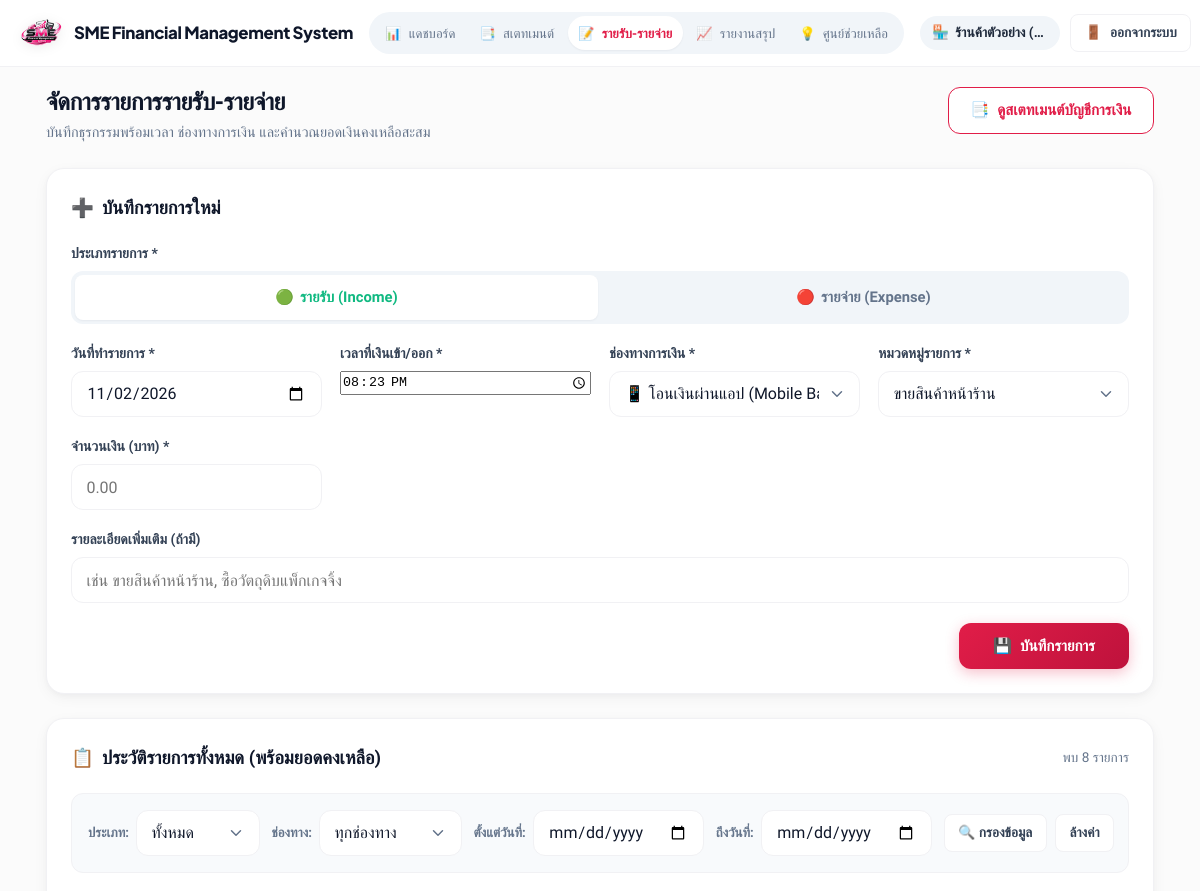
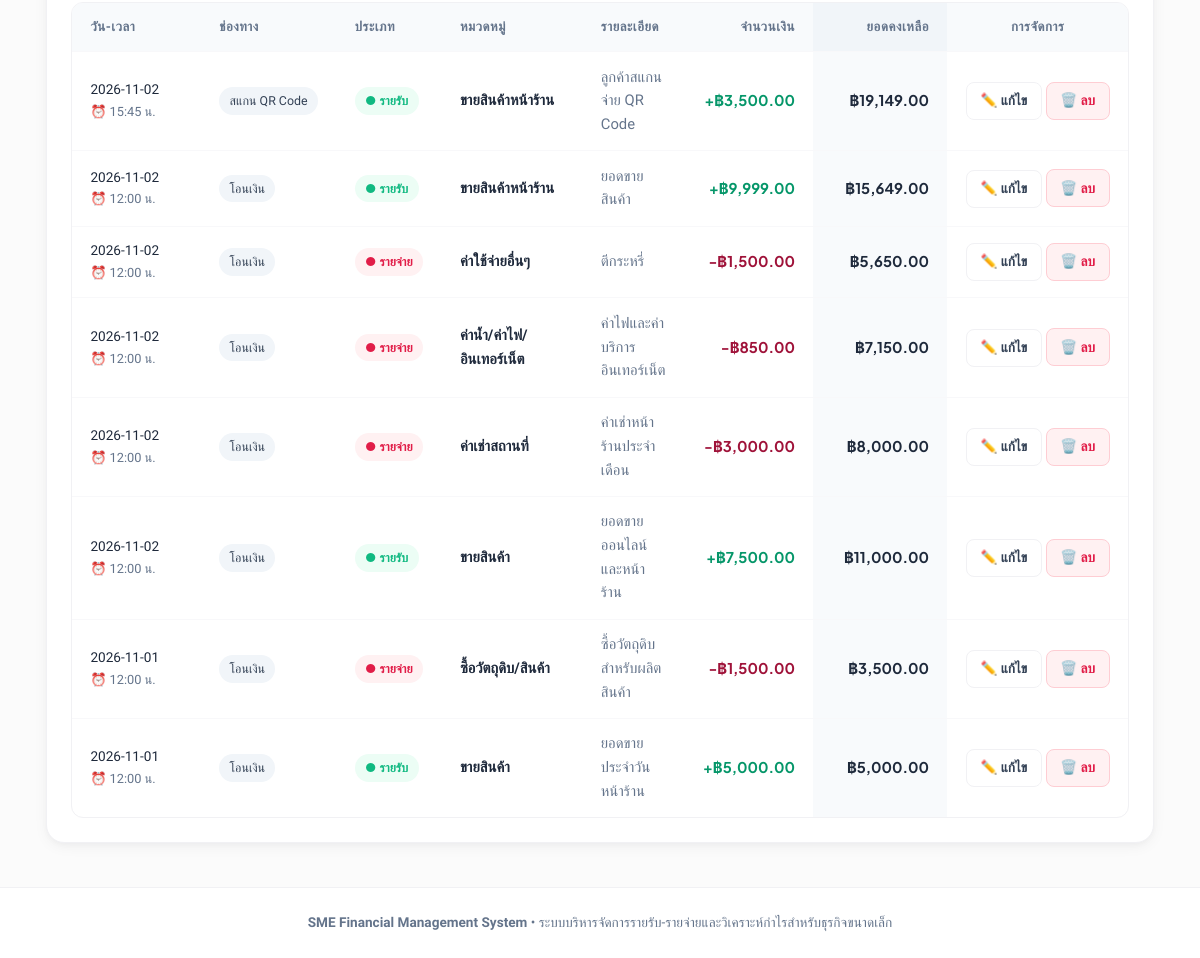
The page /transactions (signed in) on the database its author committed (2 pictures, top to bottom).
### tables this page shows
CREATE TABLE transactions (
            id INTEGER PRIMARY KEY AUTOINCREMENT,
            trans_date TEXT NOT NULL,
            type TEXT NOT NULL,
            category TEXT NOT NULL,
            amount REAL NOT NULL,
            note TEXT,
            created_at TEXT NOT NULL
        , user_id INTEGER NOT NULL DEFAULT 1, trans_time TEXT NOT NULL DEFAULT '12:00', payment_method TEXT NOT NULL DEFAULT 'โอนเงิน');

### flask_app.py (the view)
@app.route("/transactions")
@login_required
def transactions():
    user_id = session["user_id"]
    current_type = request.args.get("type", "all")
    payment_method = request.args.get("payment_method", "all")
    start_date = request.args.get("start_date", "")
    end_date = request.args.get("end_date", "")
    items = db_service.get_transactions(
        user_id=user_id,
        current_type=current_type,
        start_date=start_date,
        end_date=end_date,
        payment_method=payment_method
    )
    today_str = date.today().strftime("%Y-%m-%d")
    current_time_str = date.today().strftime("%H:%M")
    return render_template(
        "transactions.html",
        transactions=items,
        today=today_str,
        current_type=current_type,
        payment_method=payment_method,
        start_date=start_date,
        end_date=end_date,
    )

### db_service.py (called while the page is built)
def get_sqlite_conn():
    conn = sqlite3.connect(SQLITE_DB_PATH)
    conn.row_factory = sqlite3.Row
    return conn

def get_transactions(user_id, current_type="all", start_date="", end_date="", payment_method="all"):
    all_items = get_all_user_transactions_with_balance(user_id)
    filtered = []
    for item in all_items:
        if current_type in ["income", "expense"] and item["type"] != current_type:
            continue
        if payment_method != "all" and item.get("payment_method") != payment_method:
            continue
        if start_date and item["trans_date"] < start_date:
            continue
        if end_date and item["trans_date"] > end_date:
            continue
        filtered.append(item)
    filtered.sort(key=lambda x: (x["trans_date"], x.get("trans_time", "00:00"), x["id"]), reverse=True)
    return filtered

### flask_app.py (called while the page is built)
def login_required(f):
    @wraps(f)
    def decorated_function(*args, **kwargs):
        if "user_id" not in session:
            flash("กรุณาเข้าสู่ระบบก่อนเข้าใช้งาน", "warning")
            return redirect(url_for("login"))
        return f(*args, **kwargs)
    return decorated_function

### templates/transactions.html (shortened to what this page needs)
{% extends "base.html" %}
{% block content %}
<div class="page-header">
    <div>
        <h1 class="page-title">จัดการรายการรายรับ-รายจ่าย</h1>
        <p class="page-subtitle">บันทึกธุรกรรมพร้อมเวลา ช่องทางการเงิน และคำนวณยอดเงินคงเหลือสะสม</p>
    </div>
    <div style="display: flex; gap: 0.5rem; flex-wrap: wrap;">
        <a href="{{ url_for('statement') }}" class="btn btn-secondary" style="border: 1.5px solid var(--primary); color: var(--primary);">
            <span>📑</span> ดูสเตทเมนต์บัญชีการเงิน
        </a>
    </div>
</div>
<div class="card">
    <div class="card-header">
        <h2 class="card-title"><span>➕</span> บันทึกรายการใหม่</h2>
    </div>
    <form action="{{ url_for('add_transaction') }}" method="POST">
        <div style="margin-bottom: 1.15rem;">
            <label style="margin-bottom: 0.4rem; display: block;">ประเภทรายการ *</label>
            <div class="segmented-control">
                <label class="segmented-option">
                    <span class="segmented-label income-label">
                        <span>🟢</span> รายรับ (Income)
                    </span>
                </label>
                <label class="segmented-option">
                    <span class="segmented-label expense-label">
                        <span>🔴</span> รายจ่าย (Expense)
                    </span>
                </label>
            </div>
        </div>
        <div class="form-grid">
            <div class="form-group">
                <label for="trans_date">วันที่ทำรายการ *</label>
                <input type="date" id="trans_date" name="trans_date" value="{{ today }}" required>
            </div>
            <div class="form-group">
                <label for="trans_time">เวลาที่เงินเข้า/ออก *</label>
                <input type="time" id="trans_time" name="trans_time" required>
            </div>
            <div class="form-group">
                <label for="payment_method">ช่องทางการเงิน *</label>
                <select id="payment_method" name="payment_method" required>
                    <option value="โอนเงิน">📱 โอนเงินผ่านแอป (Mobile Banking)</option>
                </select>
            </div>
            <div class="form-group">
                <label for="category">หมวดหมู่รายการ *</label>
                <select id="category" name="category" required>
                </select>
            </div>
            <div class="form-group">
                <label for="amount">จำนวนเงิน (บาท) *</label>
                <input type="number" id="amount" name="amount" step="0.01" min="0.01" placeholder="0.00" required>
            </div>
            <div class="form-group full-width">
                <label for="note">รายละเอียดเพิ่มเติม (ถ้ามี)</label>
                <input type="text" id="note" name="note" placeholder="เช่น ขายสินค้าหน้าร้าน, ซื้อวัตถุดิบแพ็กเกจจิ้ง">
            </div>
        </div>
        <div style="margin-top: 1.25rem; display: flex; justify-content: flex-end;">
            <button type="submit" class="btn btn-primary" style="min-width: 170px;">
                <span>💾</span> บันทึกรายการ
            </button>
        </div>
    </form>
</div>
<div class="card">
    <div class="card-header">
        <h2 class="card-title"><span>📋</span> ประวัติรายการทั้งหมด (พร้อมยอดคงเหลือ)</h2>
        <span style="font-size: 0.85rem; color: var(--muted); font-weight: 500;">
            พบ {{ transactions|length }} รายการ
        </span>
    </div>
    <form method="GET" action="{{ url_for('transactions') }}" class="filter-bar">
        <div class="filter-group">
            <label for="filter_type">ประเภท:</label>
            <select name="type" id="filter_type">
                <option value="all" {% if current_type == 'all' %}selected{% endif %}>ทั้งหมด</option>
            </select>
        </div>
        <div class="filter-group">
            <label for="filter_payment">ช่องทาง:</label>
            <select name="payment_method" id="filter_payment">
                <option value="all" {% if payment_method == 'all' %}selected{% endif %}>ทุกช่องทาง</option>
            </select>
        </div>
        <div class="filter-group">
            <label for="start_date">ตั้งแต่วันที่:</label>
            <input type="date" name="start_date" id="start_date" value="{{ start_date }}">
        </div>
        <div class="filter-group">
            <label for="end_date">ถึงวันที่:</label>
            <input type="date" name="end_date" id="end_date" value="{{ end_date }}">
        </div>
        <div style="display: flex; gap: 0.5rem; flex: 1; min-width: 160px;">
            <button type="submit" class="btn btn-secondary btn-sm" style="flex: 1;">🔍 กรองข้อมูล</button>
            <a href="{{ url_for('transactions') }}" class="btn btn-secondary btn-sm" style="flex: 1;">ล้างค่า</a>
        </div>
    </form>
    {% if transactions %}
    <div class="desktop-table-container">
        <div class="table-responsive">
            <table>
                <thead>
                    <tr>
                        <th style="width: 140px;">วัน-เวลา</th>
                        <th style="width: 120px;">ช่องทาง</th>
                        <th style="width: 90px;">ประเภท</th>
                        <th style="width: 160px;">หมวดหมู่</th>
                        <th>รายละเอียด</th>
                        <th style="text-align: right; width: 130px;">จำนวนเงิน</th>
                        <th style="text-align: right; width: 140px; background-color: #f1f5f9;">ยอดคงเหลือ</th>
                        <th style="text-align: center; width: 130px;">การจัดการ</th>
                    </tr>
                </thead>
                <tbody>
                    {% for item in transactions %}
                    <tr>
                        <td style="color: var(--dark-800); font-size: 0.85rem; white-space: nowrap;">
                            {{ item.trans_date }}<br>
                            <span style="color: var(--muted); font-size: 0.8rem;">⏰ {{ item.trans_time }} น.</span>
                        </td>
                        <td>
                            <span class="badge" style="background: #f1f5f9; color: var(--dark-700); font-weight: 500;">
                                {{ item.payment_method }}
                            </span>
                        </td>
                        <td>
                            {% if item.type == 'income' %}
                                <span class="badge badge-income">● รายรับ</span>
                            {% else %}
                                <span class="badge badge-expense">● รายจ่าย</span>
                            {% endif %}
                        </td>
                        <td><strong>{{ item.category }}</strong></td>
                        <td style="color: var(--muted);">{{ item.note if item.note else '-' }}</td>
                        <td style="text-align: right;" class="{{ 'amount-income' if item.type == 'income' else 'amount-expense' }}">
                            {{ '+' if item.type == 'income' else '-' }}฿{{ "{:,.2f}".format(item.amount) }}
                        </td>
                        <td style="text-align: right; font-weight: 700; font-family: var(--font-en); background-color: #f8fafc;" class="{{ 'text-income' if item.running_balance >= 0 else 'text-expense' }}">
                            ฿{{ "{:,.2f}".format(item.running_balance) }}
                        </td>
                        <td style="text-align: center; white-space: nowrap;">
                            <a href="{{ url_for('edit_transaction', trans_id=item.id) }}" class="btn btn-secondary btn-sm" title="แก้ไข">✏️ แก้ไข</a>
                            <form action="{{ url_for('delete_transaction', trans_id=item.id) }}" method="POST" style="display: inline;" onsubmit="return confirm('ยืนยันว่าต้องการลบรายการนี้?');">
                                <button type="submit" class="btn btn-danger btn-sm" title="ลบ">🗑️ ลบ</button>
                            </form>
                        </td>
                    </tr>
                    {% endfor %}
                </tbody>
            </table>
        </div>
    </div>
    {% else %}
    <div class="empty-state">
        <div class="empty-icon">🔍</div>
        <p style="font-weight: 600; color: var(--dark-900);">ไม่พบรายการธุรกรรมในช่วงเวลาที่เลือก</p>
        <p style="font-size: 0.85rem; margin-top: 0.25rem;">ลองเปลี่ยนตัวกรอง หรือเริ่มบันทึกรายการจากแบบฟอร์มด้านบน</p>
    </div>
    {% endif %}
</div>
{% endblock %}

### templates/base.html (shortened to what this page needs)
<!DOCTYPE html>
<html lang="th">
<head>
    <link rel="stylesheet" href="{{ url_for('static', filename='css/style.css') }}">
</head>
<body>
    <header class="top-navbar">
        <div class="nav-container">
            <a href="{{ url_for('index') }}" class="brand">
                <img src="{{ url_for('static', filename='images/logo.png') }}" alt="SME Finance Logo" class="brand-logo-img">
                <div class="brand-text">
                    <span class="brand-title brand-title-full">SME Financial Management System</span>
                </div>
            </a>
            {% if session.get('user_id') %}
            <nav class="desktop-nav">
                <a href="{{ url_for('index') }}" class="nav-item {% if request.endpoint == 'index' %}active{% endif %}">
                    <span class="nav-icon">📊</span>
                    <span>แดชบอร์ด</span>
                </a>
                <a href="{{ url_for('statement') }}" class="nav-item {% if request.endpoint == 'statement' %}active{% endif %}">
                    <span class="nav-icon">📑</span>
                    <span>สเตทเมนต์</span>
                </a>
                <a href="{{ url_for('transactions') }}" class="nav-item {% if request.endpoint in ['transactions', 'edit_transaction'] %}active{% endif %}">
                    <span class="nav-icon">📝</span>
                    <span>รายรับ-รายจ่าย</span>
                </a>
                <a href="{{ url_for('reports') }}" class="nav-item {% if request.endpoint == 'reports' %}active{% endif %}">
                    <span class="nav-icon">📈</span>
                    <span>รายงานสรุป</span>
                </a>
                <a href="{{ url_for('support') }}" class="nav-item {% if request.endpoint == 'support' %}active{% endif %}">
                    <span class="nav-icon">💡</span>
                    <span>ศูนย์ช่วยเหลือ</span>
                </a>
            </nav>
            <div class="nav-actions">
                <div class="user-badge" title="{{ session.get('business_name', session.get('username')) }}">
                    <span class="user-badge-icon">🏪</span>
                    <span class="user-badge-name">{{ session.get('business_name', session.get('username')) }}</span>
                </div>
                <a href="{{ url_for('logout') }}" class="btn btn-secondary btn-sm nav-logout-btn" title="ออกจากระบบ">
                    <span class="nav-logout-icon">🚪</span>
                    <span class="nav-logout-text">ออกจากระบบ</span>
                </a>
            </div>
            {% else %}
            <div class="nav-actions">
                <a href="{{ url_for('login') }}" class="btn btn-secondary btn-sm">เข้าสู่ระบบ</a>
                <a href="{{ url_for('register') }}" class="btn btn-primary btn-sm">สมัครสมาชิก</a>
            </div>
            {% endif %}
        </div>
    </header>
    <main class="container">
        {% block content %}{% endblock %}
    </main>
    <footer class="footer">
        <p><strong>SME Financial Management System</strong> &bull; ระบบบริหารจัดการรายรับ-รายจ่ายและวิเคราะห์กำไรสำหรับธุรกิจขนาดเล็ก</p>
    </footer>
</body>
</html>

### rows shown on the page
transactions: trans_date "2026-11-02", trans_time "15:45", payment_method "สแกน QR Code", shows "● รายรับ", category "ขายสินค้าหน้าร้าน", note "ลูกค้าสแกนจ่าย QR Code", type "+", amount "3,500.00", running_balance "19,149.00"
transactions: trans_date "2026-11-02", trans_time "12:00", payment_method "โอนเงิน", shows "● รายรับ", category "ขายสินค้าหน้าร้าน", note "ยอดขายสินค้า", type "+", amount "9,999.00", running_balance "15,649.00"
transactions: trans_date "2026-11-02", trans_time "12:00", payment_method "โอนเงิน", shows "● รายจ่าย", category "ค่าใช้จ่ายอื่นๆ", note "ตีกระหรี่", type "-", amount "1,500.00", running_balance "5,650.00"
transactions: trans_date "2026-11-02", trans_time "12:00", payment_method "โอนเงิน", shows "● รายจ่าย", category "ค่าน้ำ/ค่าไฟ/อินเทอร์เน็ต", note "ค่าไฟและค่าบริการอินเทอร์เน็ต", type "-", amount "850.00", running_balance "7,150.00"
transactions: trans_date "2026-11-02", trans_time "12:00", payment_method "โอนเงิน", shows "● รายจ่าย", category "ค่าเช่าสถานที่", note "ค่าเช่าหน้าร้านประจำเดือน", type "-", amount "3,000.00", running_balance "8,000.00"
transactions: trans_date "2026-11-02", trans_time "12:00", payment_method "โอนเงิน", shows "● รายรับ", category "ขายสินค้า", note "ยอดขายออนไลน์และหน้าร้าน", type "+", amount "7,500.00", running_balance "11,000.00"
transactions: trans_date "2026-11-01", trans_time "12:00", payment_method "โอนเงิน", shows "● รายจ่าย", category "ซื้อวัตถุดิบ/สินค้า", note "ซื้อวัตถุดิบสำหรับผลิตสินค้า", type "-", amount "1,500.00", running_balance "3,500.00"
transactions: trans_date "2026-11-01", trans_time "12:00", payment_method "โอนเงิน", shows "● รายรับ", category "ขายสินค้า", note "ยอดขายประจำวันหน้าร้าน", type "+", amount "5,000.00", running_balance "5,000.00"

### other values the page prints
{{ session.get('business_name', session.get('username')) }} "ร้านค้าตัวอย่าง (…"
{{ transactions|length }} "8"
